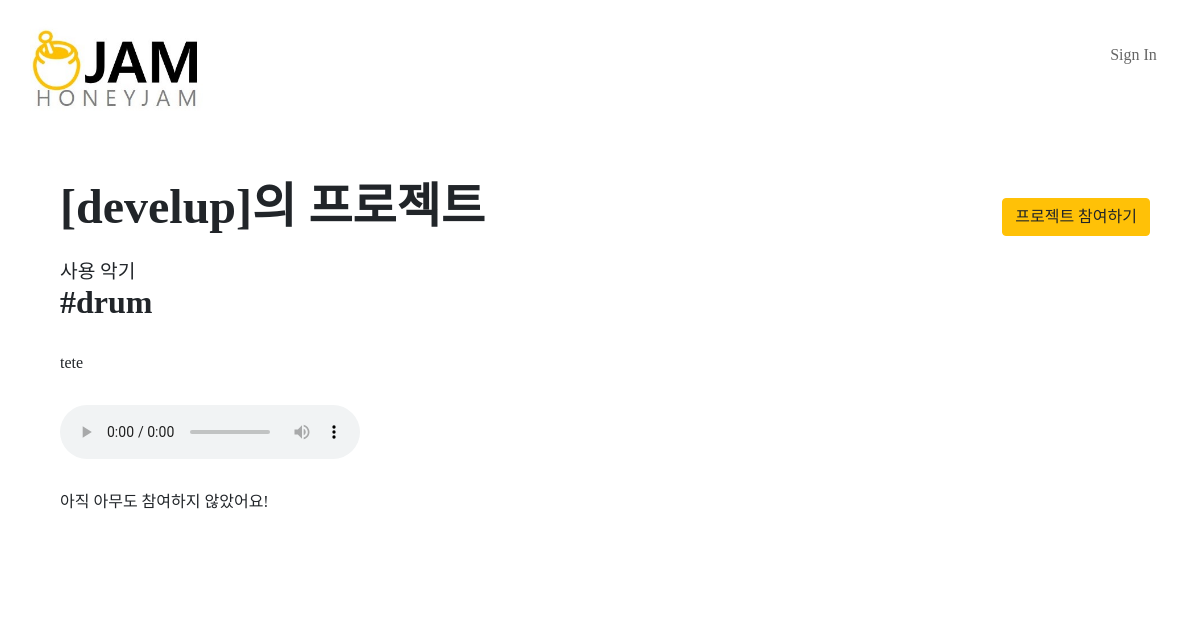
Before: /jam/detail/1 with the older database file.
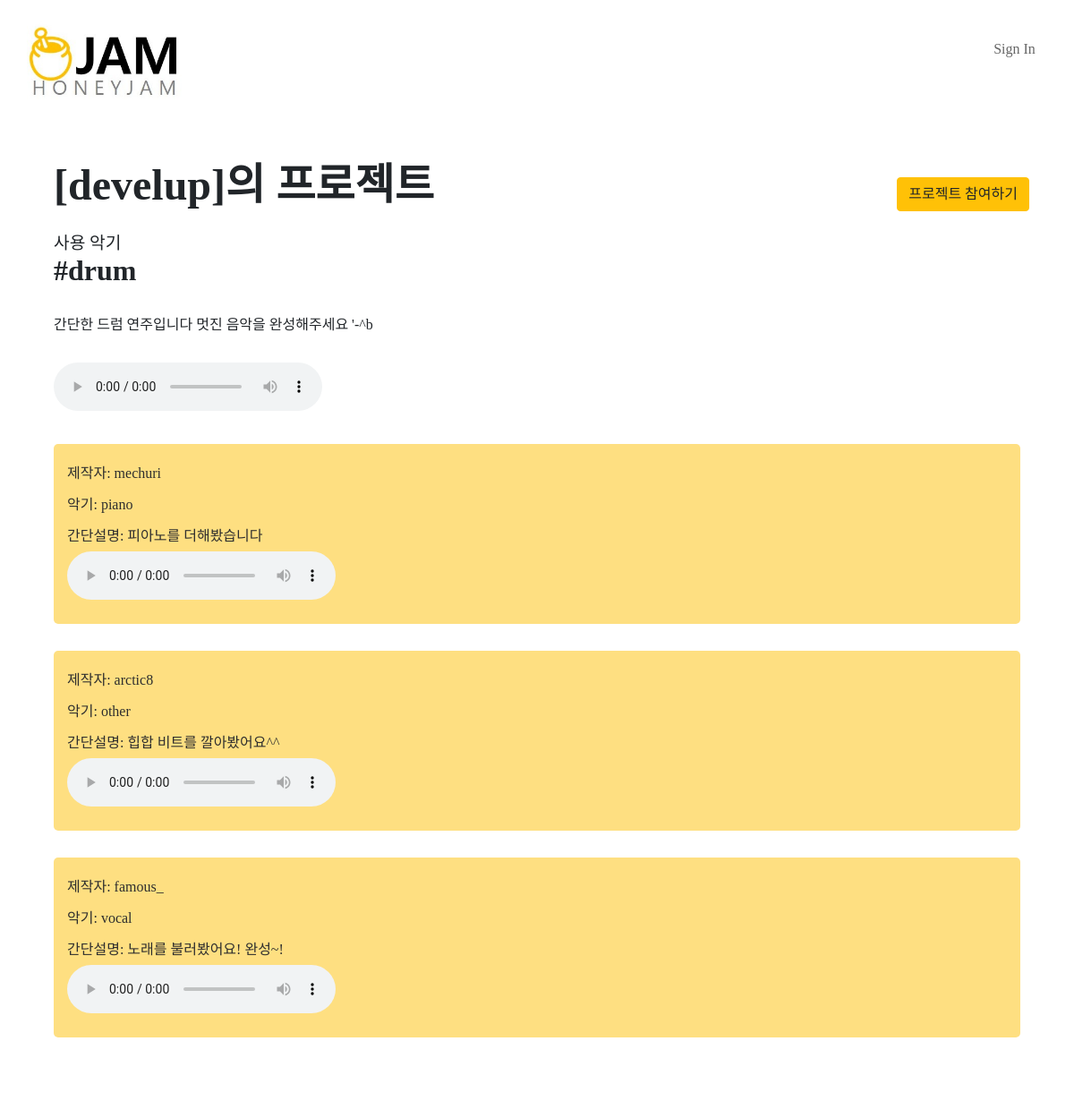
After: the same page with the newer database file.
### jam/models.py (models this page shows)
class Project(models.Model):
    INST_CHOICES = (
        ('vocal', 'vocal'),
        ('drum', 'drum'),
        ('elec', 'elec'),
        ('piano', 'piano'),
        ('bass', 'bass'),
        ('other', 'other'),
    )
    inst = models.CharField(max_length=20, choices=INST_CHOICES)
    user = models.ForeignKey(User, on_delete = models.CASCADE)
    content = models.TextField()
    file = models.FileField(upload_to="music", null=True)
    created_at = models.DateTimeField(auto_now_add=True)
    updated_at = models.DateTimeField(auto_now=True)

class Jam(models.Model):
    INST_CHOICES = (
        ('vocal', 'vocal'),
        ('drum', 'drum'),
        ('elec', 'elec'),
        ('piano', 'piano'),
        ('bass', 'bass'),
        ('other', 'other'),
    )
    inst = models.CharField(max_length=20, choices=INST_CHOICES)
    project = models.ForeignKey(Project, on_delete = models.CASCADE, related_name='jams')
    user = models.ForeignKey(User, on_delete = models.CASCADE)
    content = models.TextField()
    file = models.FileField(upload_to="music", null=True)
    created_at = models.DateTimeField(auto_now_add=True)
    updated_at = models.DateTimeField(auto_now=True)

### jam/views.py (the view)
# urls.py: path('detail/<int:id>', views.detail, name="detail"),
def detail(request, id):
    project = get_object_or_404(Project, pk=id)
    return render(request, 'detail.html', {"project": project})

### jam/templates/detail.html
{% extends 'base.html' %}
{% load staticfiles %}
{% block content %}
<link rel="stylesheet" href="{% static 'detail.css' %}">
<a href="{% url 'jam:create_jam' project.id %}" class="btn btn-warning join">프로젝트 참여하기</a>
<div class="detail-wrap">
    <h1>[{{project.user}}]의 프로젝트</h1>
    <div class="detail-wrap-inst">
        <br>
        <h2>사용 악기</h2>
        <h2 class='tag'>
            #{{project.inst}}
        </h2>
    </div>
    <div class="detail-wrap-content">
        {{project.content}}
    </div>
    <div class="detail-audio">
        <audio src="{{ project.file.url }}" controls></audio>
    </div>
    <div class="detail-jjam">
        {% for jam in project.jams.all %}
        <div class="jjam-info">
            제작자: {{ jam.user }} <br>
            악기: {{ jam.inst }} <br>
            간단설명: {{ jam.content }} <br>
        <div class="detail-audio">
        <audio src="{{ jam.file.url }}" controls></audio>
    </div>
        </div>
            {% empty %}
            <br><p>아직 아무도 참여하지 않았어요!</p>
        {% endfor %}
    </div>
</div>
{% endblock %}

Changed rows visible on the page:
changed Project "drum": content "tete" → "간단한 드럼 연주입니다 멋진 음악을 완성해주세요 '-^b"
added Jam: user "mechuri", inst "piano", content "피아노를 더해봤습니다"
added Jam: user "arctic8", inst "other", content "힙합 비트를 깔아봤어요^^"
added Jam: user "famous_", inst "vocal", content "노래를 불러봤어요! 완성~!"
Other visible differences:
text no longer shown: "아직 아무도 참여하지 않았어요!"
